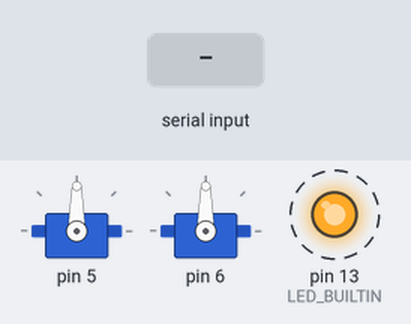
Simulated run of this sketch. Board: Arduino Uno, built with avr-gcc and run on an emulated ATmega328P. Parts: 2 × servo, output pins drawn as LEDs (lit = HIGH). Dashed ring = blinking. The test bench sets the inputs (shaded band). What the sketch prints to the serial monitor is not drawn.

Above: at 0.87 s.
1.3 s: "w\n" received over the second serial link
At 1.88 s:
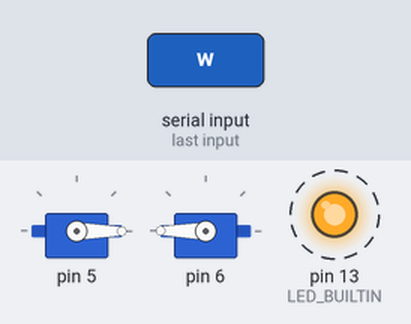
4.3 s: "a\n" received over the second serial link
At 4.89 s:
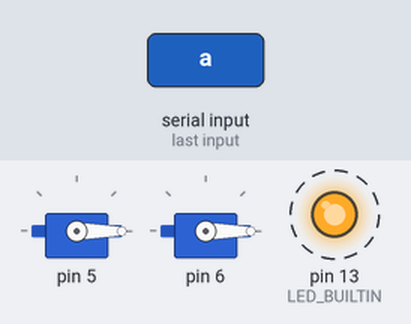
7.3 s: "d\n" received over the second serial link
At 7.9 s:
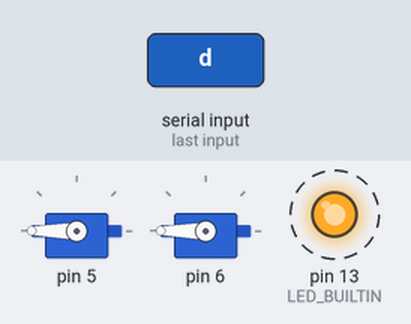
10.3 s: "x\n" received over the second serial link
At 10.42 s:
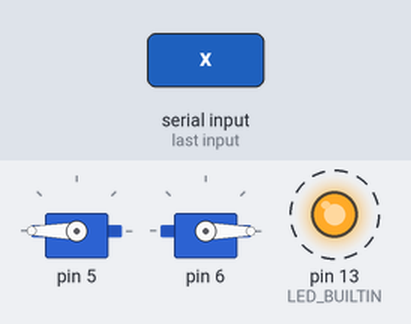
13.3 s: "s\n" received over the second serial link
At 13.68 s:
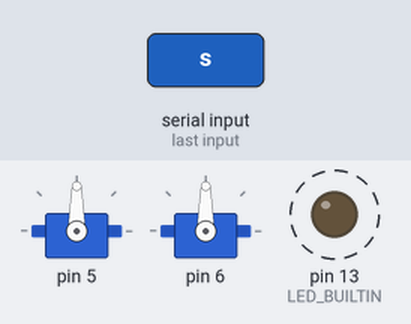
Timing chart, 0 to 17.3 s (numbered marks = the images above; inputs shaded):
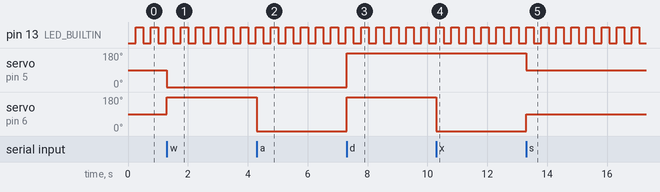

Measured:
- after the input at 1.3 s, servo on pin 5: 90° → 0° at once; servo on pin 6: 90° → 180° at once
- after the input at 4.3 s, servo on pin 6: 180° → 0° at once
- after the input at 7.3 s, servo on pin 5, servo on pin 6: 0° → 180° at once
- after the input at 10.3 s, servo on pin 6: 180° → 0° at once
- after the input at 13.3 s, servo on pin 5: 180° → 90° at once; servo on pin 6: 0° → 90° at once
- by itself, pin 13 (LED_BUILTIN): alternates HIGH for 0.25 s and LOW for 0.25 s

The sketch:

teleop_uno.ino
```cpp
#include <time.h>
#include <Servo.h>
#include "ds_interface.h"
#include "Blinker.h"
#include "ServoDriveTrain.h"

#define RX_FROM_NMCU 2
#define TX_TO_NMCU 3

// ---------------------------------------------------------------------------
/*
* Create a Drive Station Interface "DS_Interface" object
*/
DS_Interface ds(RX_FROM_NMCU, TX_TO_NMCU);

// ---------------------------------------------------------------------------
/* Declarations to support having a remote control flashy flashyLight
*
* Create (instantiate) a Blinker object to blink the built in LED on pin 13
* and a variable that let's tell the Blinker service routine how fast
* we want it to blink the LED.
*/
Blinker flashyLight(LED_BUILTIN);
Blinker::Speed_t speed_state = Blinker::HYPER;


// ---------------------------------------------------------------------------
/*
* Section containing code to support driving with motors
*/

/*
* Name the digital pins 5 & 6 for the motors/servos they represent, then create
* an object of type ServoDriveTrain to control our servos as motors. If we use
* the H-Bridge Shield for the gear boxes, we'll need to use a different type
* of drive train object.
*/
const int LEFT_MOTOR = 5;
const int RIGHT_MOTOR = 6;

ServoDriveTrain drivetrain(LEFT_MOTOR, RIGHT_MOTOR);

/*
* Let’s start with the wheels still so it doesn’t run away
*/
ServoDriveTrain::Direction current_direction =  ServoDriveTrain::STOP;

/*
* Arduino Setup where we initialize subsystems
*/
void setup() {
 Serial.begin(115200);
 Serial.println("Interfacing arduino with nodemcu");
 ds.init();     // setup drive station comms
 flashyLight.init(); // setup the LED blinker
 drivetrain.init();  // setup the drive train to use the servos
}

/*
* Arduino loop - where we get input and invoke our program’s
* subsystems
*/
void loop() {

   char input = ds.readInputIfAvailable();
   // decide if this input should trigger a change our recorded
   // state:
   switch (input) {
     case 'f':
       speed_state = Blinker::FAST;
       break;
     case 'g':
       speed_state = Blinker::SLOW;
       break;
     case 'h':
       speed_state = Blinker::HYPER;
       break;
     case 'H': // NOTE: capital ‘H’ is different from lower ‘h’
       speed_state = Blinker::SUPERHYPER;
       break;
     case 'w':
       current_direction = ServoDriveTrain::FORWARD;
       break;
     case 'a':
       current_direction = ServoDriveTrain::RIGHT;
       break;
     case 'd':
       current_direction = ServoDriveTrain::LEFT;
       break;
     case 's':
       current_direction = ServoDriveTrain::STOP;
       break;
     case 'x':
       current_direction = ServoDriveTrain::REVERSE;
       break;
     default:
       /*
        * no reason to make changes to any state if there was
        * no keystroke or the keystroke was a letter we don’t
        * recognize in the list above
        */
       break;
   }

   flashyLight.service(speed_state);
   drivetrain.service(current_direction);
}
```

Blinker.cpp
```cpp
#include "Blinker.h"

/*
* Intervals to wait between light and dark states
* declared static so that they use memory only once, even if multiple Blinker objects are created
*/
static const int LONG_BLINK = 2000;
static const int SHORT_BLINK = 1000;
static const int VERY_SHORT_BLINK = 250;
static const int VERY_VERY_SHORT_BLINK = 125;
// A look up table to convert between public speed constants and Speed_t namees
static const int blink_rate_table[Blinker::SPEED_ARRAY_SIZE] = {LONG_BLINK, SHORT_BLINK, VERY_SHORT_BLINK, VERY_VERY_SHORT_BLINK};


Blinker::Blinker(int LED_pin) {
   LED_pin_number = LED_pin;
}

Blinker::~Blinker() {
   LED_pin_number = 0;
}

/*
* Call this from arduino "setup()"
*/
void Blinker::init() {
   pinMode(LED_pin_number, OUTPUT);
   enableLED();
}

/*
* Calls this from arduino "loop()"
* if this isn't called the LED won't blink.
* But you can still turn it on and off
*/
void Blinker::service(Blinker::Speed_t blinkRate) {

   long current_time = millis();

   if (current_time - state_start_time > blink_rate_table[blinkRate]) {
       //toggle LED - built in LED is on an inverted signal
       if (lightOn) {
           disableLED();
       } else {
           enableLED();
       }
       state_start_time = millis();
   }
}

/*
* Utility function to turn an LED on.
* NOTE: The internal LED is on an inverted signal, so we have to
* treat it differently compared to an LED plugged into a DIO pin
* (dont forget a current limiting resistor)
*/
void Blinker::enableLED() {
   if (LED_pin_number == LED_BUILTIN) {
       digitalWrite(LED_BUILTIN, LOW);
   } else {
       digitalWrite(LED_BUILTIN, HIGH);
   }
   lightOn = true;
}

/*
* Utility function to turn an LED on.
* NOTE: The internal LED is on an inverted signal, so we have to
* treat it differently compared to an LED plugged into a DIO pin
* (dont forget a current limiting resistor)
*/
void Blinker::disableLED() {
   if (LED_pin_number == LED_BUILTIN) {
       digitalWrite(LED_BUILTIN, HIGH);
   } else {
       digitalWrite(LED_BUILTIN, LOW);
   }
   lightOn = false;
}

bool Blinker::isIlluminated() {
   return (lightOn);
}
```

Blinker.h
```cpp
#ifndef BLINKER_H_INCLUDED
#define BLINKER_H_INCLUDED

#include <Arduino.h>
#include <time.h>

class Blinker {
   public:
       /*
        * This names a set of "speeds" that we can ask the Blinker object to blink at.
        * These speeds are just "names" of speeds. The actual rates are in the
        * Blinker.cpp file.
        */
       enum Speed_t {SLOW, FAST, HYPER, SUPERHYPER, SPEED_ARRAY_SIZE};

       /*
        * This is a constructor. It is the function for making a new
        * Blinker object. It requires that you give it a pin LED_pin_number
        * or it will default to the builtin LED. You can also explicitly
        * give it the number for the builtin LED
        */
       Blinker(int LED_pin = LED_BUILTIN);

       /*
        * a c++ destructor. you will never call this. the compiler takes care
        * of that for you, when it needs to happen, assuming you do other things
        * correctly.
        */
       virtual ~Blinker();

       /*
        * Call this from arduino "setup()" to so the Blinker can set the pins up
        * at the right time.
        */
       virtual void init();

       /*
        * Calls this from arduino "loop()"
        * If you don't call this function regularly, then the LED won't blink.
        * You'll still be able to call enableLED() and disableLED(), but you'll
        * have to track when they come on and off.
        */
       virtual void service(Speed_t blinkRate);

       /*
        * turn LED on
        */
       void enableLED();

       /*
        * turn LED off
        */
       void disableLED();

       /*
        * find out the state of the LED
        */
       bool isIlluminated();

   private:
       int LED_pin_number;
       bool lightOn = false;
       long state_start_time = 0;
};

#endif // BLINKER_H_INCLUDED
```

DS_Interface.cpp
```cpp
#include "ds_interface.h"

#define BUFFER_SIZE 10
#define BAUD_RATE 115200
#define SERIAL_TIMEOUT 500

DS_Interface::DS_Interface (int serial_rx, int serial_tx)
   :SoftwareSerial(serial_rx, serial_tx)
{
   /* Our class is a subclass of the SoftwareSerial class.
    * When we invoked the SoftwareSerial constructor after the “:”
    * above, we had done all the work needed. We could do more
    * here but have nothing special to do, so we just have
    * empty curly braces. This isn’t unusual in “ceremonial
    * languages” such as c++ and java. Usually one leaves a comment
    * to show it wasn’t a mistake a la
    * (“This page left blank intentionally”)
    */
}

DS_Interface::~DS_Interface ()
{
   /* It is necessary to define a destructor for the class, so that
    * the code will link correctly. However, at this time, with this
    * definition of the class, there is nothing to “destroy”, so it
    * is just a placeholder function, because in c++ the
    * compiler/linker expect you to define what to do when an object
    * reaches end of life. In this case, we define it as doing
    * “nothing”. But even “nothing” is a definition of the correct
    * action.
    */
}

void DS_Interface::init()
{
   this->begin(BAUD_RATE);
   this->setTimeout(SERIAL_TIMEOUT);
}


char DS_Interface::readInputIfAvailable()
{
 char buffer[BUFFER_SIZE];
 memset(buffer, 0, BUFFER_SIZE);
 if (this->available() > 0) {
   this->readBytesUntil( '\n', buffer, BUFFER_SIZE);
 }
 return buffer[0];
}
```

DS_Interface.h
```cpp
#ifndef DS_INTERFACE_H_INCLUDED
#define DS_INTERFACE_H_INCLUDED

#include <SoftwareSerial.h>

/*
* DS_Interface stands for “Drivers Station Interface”
* This class allows you to retrieve keystrokes that originate
* on a python-based keyboard drivers station on a laptop, over
* wifi, assuming you have a nodeMCU set up properly to be
* the wifi or “radio link”, and with serial wires and shared ground
* wire connections to the arduino UNO
* see: https://docs.google.com/drawings/d/13E9H3TtKm9N3-c0XWWdpt-mgodKqjUlVzRVLXEZ_MkY/edit?usp=sharing
*  for wiring details.
*/
class DS_Interface : public SoftwareSerial {
   public:
       // Create an instance in the overall scope above
       // your code for Setup() & Loop()
       DS_Interface (int serial_rx, int serial_tx);
       virtual ~DS_Interface ();

       /*
        * init - a class method to call the setup on the pins
        * specified in the constructor call for rx and tx
        * Call this from the Arduino Setup() function.
        */

       void init();

       /*
        * readInputIfAvailable
        *  Each time this is called it gathers 1 ascii keystroke
        *  that was sent from the driver's station
        *  OR
        *  it returns a char == '\0' which means there was no
        *  keystroke available from the driver's station Note:
        * ‘\0’ == 0 so it’s easy to do an “if” on it.
        *  The driver's station only sends when the keyboard
        *  provides a new keystroke
        *  There is no encoding for non-ascii keys such as
        *  “arrow keys” and “F1” keys. Using those won’t work.
        */

       char readInputIfAvailable();
};

#endif // DS_INTERFACE_H_INCLUDED
```

ServoDriveTrain.cpp
```cpp
#include "ServoDriveTrain.h"


/*
* Name the servo speeds for full speed forward and REVERSE
* Remember that the Left servo is reversed because it mounted
* mirror image to the right servo, so needs to spin in the opposite
* direction for the same effect. It might be smarter to wrap the
* servos in a "motor" class that has an "invert()" function,
* but this will do for now. Just allways use a constant ending
* in "_R" for the right servo and one ending in "_L" for the left
* servo.
*/
// right servo:
#define SERVO_FWD_R 180
#define SERVO_REV_R 0
// left servo:
#define SERVO_FWD_L 0
#define SERVO_REV_L 180
// they  both "stop" in the same direction. :-)
#define SERVO_STOP 90


/*
* Constructor to create a new drivetrain object
* leftPin - the index of the DIO pin delivering PWM signal to the left servo
* rightPin - the index of the DIO pin delivering PWM signal to the right servo
*/
ServoDriveTrain::ServoDriveTrain(int leftPin, int rightPin) {
   left_motor_pin = leftPin;
   right_motor_pin = rightPin;
}

/*
* A destructor so the compiler has instructions for how to clean up
* when a ServoDriveTrain object is destroyed. Program should never
* invoke in directly.
*/
ServoDriveTrain::~ServoDriveTrain() {
   left_motor_pin = 0;
   right_motor_pin = 0;
   current_direction = STOP;
}

/*
* init()
* This function should be called from the arduino "setup()" function
*/
void ServoDriveTrain::init() {
   left_motor.attach(left_motor_pin);
   right_motor.attach(right_motor_pin);
   current_direction = STOP;
   service(current_direction);
}

/*
* service()
* Call this function to change the state of the servos. Pass in a Direction
* wayToGo - is the direction you'd like the robot to go, inlcuding "ServoDriveTrain::STOP"
*/
void ServoDriveTrain::service(ServoDriveTrain::Direction wayToGo) {
   switch(wayToGo) {
       case FORWARD:
           left_motor.write(SERVO_FWD_L);
           right_motor.write(SERVO_FWD_R);
           break;
       case REVERSE:
           left_motor.write(SERVO_REV_L);
           right_motor.write(SERVO_REV_R);
           break;
       case LEFT:
           left_motor.write(SERVO_REV_L);
           right_motor.write(SERVO_FWD_R);
           break;
       case RIGHT:
           left_motor.write(SERVO_FWD_L);
           right_motor.write(SERVO_REV_R);
           break;
       case STOP:
           left_motor.write(SERVO_STOP);
           right_motor.write(SERVO_STOP);
           break;
   }
}
```

ServoDriveTrain.h
```cpp
#ifndef SERVO_DRIVE_TRAIN_H_INCLUDED
#define SERVO_DRIVE_TRAIN_H_INCLUDED

#include <Servo.h>


class ServoDriveTrain {
   public:
       /*
       * Define some words for directions, so we don’t have to remember arbitrary
       * numbers
       */
       enum Direction {STOP, FORWARD, REVERSE, RIGHT, LEFT, END_OF_DIRECTIONS};

       /*
        * A function to create a new ServoDriveTrain object. Needs to know
        * which pins the yellow signal wires of the 2 servos are plugged into.
        * This class assumes 2 continuous rotation servos, one on the left
        * and one on the right side of the robot.
        */
       ServoDriveTrain(int leftPin, int rightPin);

       /*
        * A clean up function for when the object is destroyed
        */
       virtual ~ServoDriveTrain();

       /*
        * Call this function from the arduino "setup()" function.
        * This will attach the software to the pins that were
        * specified in the constructor and configure them appropriately
        */
       void init();

       /*
        * Call this anytime your wants to change the state of the
        * motors. Once you call it, the motors (servos) will keep
        * moving (or not moving) in the way you specified until you
        * call it again. Calling it again with the same direction will
        * do no harm, but no need to do so until you want something
        * to change.
        */
       void service(ServoDriveTrain::Direction goThisWay);

       /*
        * This method/function allows you to find out which way the drivetrain
        * thinks it is currently going. (how was it last set)
        */
       Direction getCurrentDirection();

   private:
       Direction current_direction;
       int right_motor_pin;
       int left_motor_pin;

       Servo left_motor;
       Servo right_motor;

};


#endif // SERVO_DRIVE_TRAIN_H_INCLUDED
```
